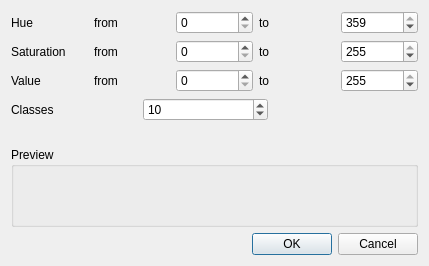
<?xml version="1.0" encoding="UTF-8"?>
<ui version="4.0">
 <class>QgsVectorRandomColorRampV2DialogBase</class>
 <widget class="QDialog" name="QgsVectorRandomColorRampV2DialogBase">
  <property name="geometry">
   <rect>
    <x>0</x>
    <y>0</y>
    <width>429</width>
    <height>266</height>
   </rect>
  </property>
  <property name="windowTitle">
   <string>Random color ramp</string>
  </property>
  <layout class="QVBoxLayout">
   <item>
    <layout class="QGridLayout">
     <item row="0" column="0">
      <widget class="QLabel" name="label_8">
       <property name="text">
        <string>Hue</string>
       </property>
      </widget>
     </item>
     <item row="0" column="1">
      <widget class="QLabel" name="label">
       <property name="text">
        <string>from</string>
       </property>
      </widget>
     </item>
     <item row="0" column="2">
      <widget class="QSpinBox" name="spinHue1">
       <property name="maximum">
        <number>359</number>
       </property>
      </widget>
     </item>
     <item row="0" column="3">
      <widget class="QLabel" name="label_4">
       <property name="text">
        <string>to</string>
       </property>
      </widget>
     </item>
     <item row="0" column="4">
      <widget class="QSpinBox" name="spinHue2">
       <property name="maximum">
        <number>359</number>
       </property>
       <property name="value">
        <number>359</number>
       </property>
      </widget>
     </item>
     <item row="1" column="0">
      <widget class="QLabel" name="label_9">
       <property name="text">
        <string>Saturation</string>
       </property>
      </widget>
     </item>
     <item row="1" column="1">
      <widget class="QLabel" name="label_2">
       <property name="text">
        <string>from</string>
       </property>
      </widget>
     </item>
     <item row="1" column="2">
      <widget class="QSpinBox" name="spinSat1">
       <property name="maximum">
        <number>255</number>
       </property>
      </widget>
     </item>
     <item row="1" column="3">
      <widget class="QLabel" name="label_5">
       <property name="text">
        <string>to</string>
       </property>
      </widget>
     </item>
     <item row="1" column="4">
      <widget class="QSpinBox" name="spinSat2">
       <property name="maximum">
        <number>255</number>
       </property>
       <property name="value">
        <number>255</number>
       </property>
      </widget>
     </item>
     <item row="2" column="0">
      <widget class="QLabel" name="label_10">
       <property name="text">
        <string>Value</string>
       </property>
      </widget>
     </item>
     <item row="2" column="1">
      <widget class="QLabel" name="label_3">
       <property name="text">
        <string>from</string>
       </property>
      </widget>
     </item>
     <item row="2" column="2">
      <widget class="QSpinBox" name="spinVal1">
       <property name="maximum">
        <number>255</number>
       </property>
      </widget>
     </item>
     <item row="2" column="3">
      <widget class="QLabel" name="label_6">
       <property name="text">
        <string>to</string>
       </property>
      </widget>
     </item>
     <item row="2" column="4">
      <widget class="QSpinBox" name="spinVal2">
       <property name="maximum">
        <number>255</number>
       </property>
       <property name="value">
        <number>255</number>
       </property>
      </widget>
     </item>
    </layout>
   </item>
   <item>
    <layout class="QHBoxLayout">
     <item>
      <widget class="QLabel" name="label_7">
       <property name="text">
        <string>Classes</string>
       </property>
      </widget>
     </item>
     <item>
      <widget class="QSpinBox" name="spinCount">
       <property name="minimum">
        <number>1</number>
       </property>
       <property name="maximum">
        <number>100</number>
       </property>
       <property name="value">
        <number>10</number>
       </property>
      </widget>
     </item>
     <item>
      <spacer>
       <property name="orientation">
        <enum>Qt::Horizontal</enum>
       </property>
       <property name="sizeType">
        <enum>QSizePolicy::Preferred</enum>
       </property>
       <property name="sizeHint" stdset="0">
        <size>
         <width>150</width>
         <height>20</height>
        </size>
       </property>
      </spacer>
     </item>
    </layout>
   </item>
   <item>
    <spacer>
     <property name="orientation">
      <enum>Qt::Vertical</enum>
     </property>
     <property name="sizeType">
      <enum>QSizePolicy::Preferred</enum>
     </property>
     <property name="sizeHint" stdset="0">
      <size>
       <width>20</width>
       <height>20</height>
      </size>
     </property>
    </spacer>
   </item>
   <item>
    <widget class="QGroupBox" name="groupBox">
     <property name="title">
      <string>Preview</string>
     </property>
     <layout class="QHBoxLayout">
      <item>
       <widget class="QLabel" name="lblPreview">
        <property name="text">
         <string/>
        </property>
        <property name="alignment">
         <set>Qt::AlignCenter</set>
        </property>
       </widget>
      </item>
     </layout>
    </widget>
   </item>
   <item>
    <widget class="QDialogButtonBox" name="buttonBox">
     <property name="orientation">
      <enum>Qt::Horizontal</enum>
     </property>
     <property name="standardButtons">
      <set>QDialogButtonBox::Cancel|QDialogButtonBox::Ok</set>
     </property>
    </widget>
   </item>
  </layout>
 </widget>
 <resources/>
 <connections>
  <connection>
   <sender>buttonBox</sender>
   <signal>accepted()</signal>
   <receiver>QgsVectorRandomColorRampV2DialogBase</receiver>
   <slot>accept()</slot>
   <hints>
    <hint type="sourcelabel">
     <x>248</x>
     <y>254</y>
    </hint>
    <hint type="destinationlabel">
     <x>157</x>
     <y>274</y>
    </hint>
   </hints>
  </connection>
  <connection>
   <sender>buttonBox</sender>
   <signal>rejected()</signal>
   <receiver>QgsVectorRandomColorRampV2DialogBase</receiver>
   <slot>reject()</slot>
   <hints>
    <hint type="sourcelabel">
     <x>316</x>
     <y>260</y>
    </hint>
    <hint type="destinationlabel">
     <x>286</x>
     <y>274</y>
    </hint>
   </hints>
  </connection>
 </connections>
</ui>
